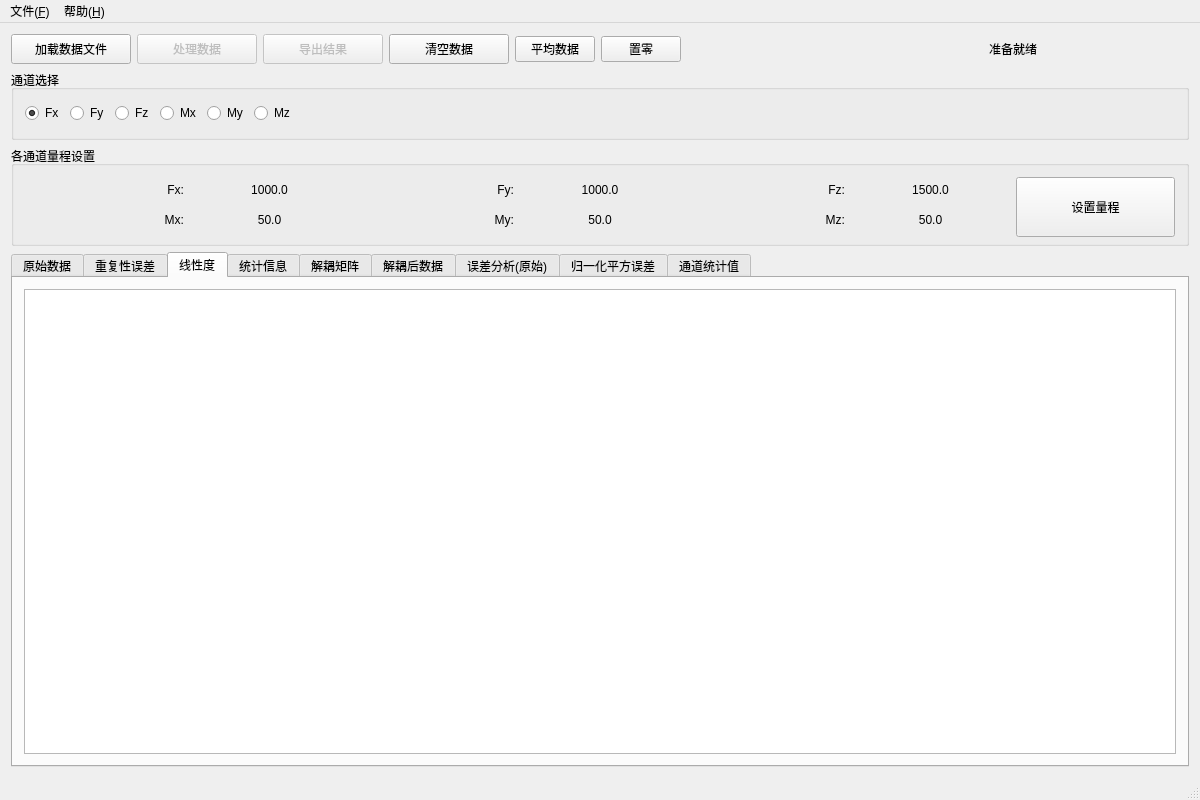
<?xml version="1.0" encoding="UTF-8"?>
<ui version="4.0">
 <class>Data_SolveClass</class>
 <widget class="QMainWindow" name="Data_SolveClass">
  <property name="geometry">
   <rect>
    <x>0</x>
    <y>0</y>
    <width>1200</width>
    <height>800</height>
   </rect>
  </property>
  <property name="windowTitle">
   <string>数据处理工具 - Data Processor</string>
  </property>
  <widget class="QWidget" name="centralWidget">
   <layout class="QVBoxLayout" name="verticalLayout_2">
    <item>
     <layout class="QHBoxLayout" name="horizontalLayout">
      <item>
       <widget class="QPushButton" name="btnLoadData">
        <property name="minimumSize">
         <size>
          <width>120</width>
          <height>30</height>
         </size>
        </property>
        <property name="text">
         <string>加载数据文件</string>
        </property>
       </widget>
      </item>
      <item>
       <widget class="QPushButton" name="btnProcessData">
        <property name="enabled">
         <bool>false</bool>
        </property>
        <property name="minimumSize">
         <size>
          <width>120</width>
          <height>30</height>
         </size>
        </property>
        <property name="text">
         <string>处理数据</string>
        </property>
       </widget>
      </item>
      <item>
       <widget class="QPushButton" name="btnExportData">
        <property name="enabled">
         <bool>false</bool>
        </property>
        <property name="minimumSize">
         <size>
          <width>120</width>
          <height>30</height>
         </size>
        </property>
        <property name="text">
         <string>导出结果</string>
        </property>
       </widget>
      </item>
      <item>
       <widget class="QPushButton" name="btnClearData">
        <property name="minimumSize">
         <size>
          <width>120</width>
          <height>30</height>
         </size>
        </property>
        <property name="text">
         <string>清空数据</string>
        </property>
       </widget>
      </item>
      <item>
       <widget class="QPushButton" name="btnAverageData">
        <property name="text">
         <string>平均数据</string>
        </property>
       </widget>
      </item>
      <item>
       <widget class="QPushButton" name="btnZeroCalibrate">
        <property name="text">
         <string>置零</string>
        </property>
       </widget>
      </item>
      <item>
       <spacer name="horizontalSpacer">
        <property name="orientation">
         <enum>Qt::Horizontal</enum>
        </property>
        <property name="sizeHint" stdset="0">
         <size>
          <width>40</width>
          <height>20</height>
         </size>
        </property>
       </spacer>
      </item>
      <item>
       <widget class="QLabel" name="lblStatus">
        <property name="minimumSize">
         <size>
          <width>200</width>
          <height>0</height>
         </size>
        </property>
        <property name="text">
         <string>准备就绪</string>
        </property>
       </widget>
      </item>
     </layout>
    </item>
    <item>
     <widget class="QGroupBox" name="groupBoxChannel">
      <property name="minimumSize">
       <size>
        <width>0</width>
        <height>70</height>
       </size>
      </property>
      <property name="title">
       <string>通道选择</string>
      </property>
      <layout class="QHBoxLayout" name="horizontalLayout_2">
       <item>
        <widget class="QRadioButton" name="radioFx">
         <property name="text">
          <string>Fx</string>
         </property>
         <property name="checked">
          <bool>true</bool>
         </property>
        </widget>
       </item>
       <item>
        <widget class="QRadioButton" name="radioFy">
         <property name="text">
          <string>Fy</string>
         </property>
        </widget>
       </item>
       <item>
        <widget class="QRadioButton" name="radioFz">
         <property name="text">
          <string>Fz</string>
         </property>
        </widget>
       </item>
       <item>
        <widget class="QRadioButton" name="radioMx">
         <property name="text">
          <string>Mx</string>
         </property>
        </widget>
       </item>
       <item>
        <widget class="QRadioButton" name="radioMy">
         <property name="text">
          <string>My</string>
         </property>
        </widget>
       </item>
       <item>
        <widget class="QRadioButton" name="radioMz">
         <property name="text">
          <string>Mz</string>
         </property>
        </widget>
       </item>
       <item>
        <spacer name="horizontalSpacer_2">
         <property name="orientation">
          <enum>Qt::Horizontal</enum>
         </property>
         <property name="sizeHint" stdset="0">
          <size>
           <width>40</width>
           <height>20</height>
          </size>
         </property>
        </spacer>
       </item>
      </layout>
     </widget>
    </item>
    <item>
     <widget class="QGroupBox" name="groupBoxRange">
      <property name="minimumSize">
       <size>
        <width>0</width>
        <height>100</height>
       </size>
      </property>
      <property name="title">
       <string>各通道量程设置</string>
      </property>
      <layout class="QGridLayout" name="gridLayout">
       <item row="0" column="0">
        <widget class="QLabel" name="labelFx">
         <property name="text">
          <string>Fx:</string>
         </property>
         <property name="alignment">
          <set>Qt::AlignRight|Qt::AlignTrailing|Qt::AlignVCenter</set>
         </property>
        </widget>
       </item>
       <item row="0" column="1">
        <widget class="QLabel" name="displayRangeFx">
         <property name="styleSheet">
          <string notr="true">&lt;property name=&quot;styleSheet&quot;&gt;
  &lt;string&gt;
    QLabel {
        background: qlineargradient(x1:0, y1:0, x2:0, y2:1, stop:0 #34495e, stop:1 #2c3e50);  /* 背景渐变色 */
        color: #00d2ff;  /* 文本颜色 */
        font-family: Consolas, Courier New, monospace;  /* 字体 */
        font-size: 18px;  /* 字体大小 */
        font-weight: bold;  /* 字体加粗 */
        border: 2px solid #16a085;  /* 边框颜色 */
        border-radius: 10px;  /* 圆角边框 */
        padding: 12px;  /* 内边距 */
        min-width: 120px;  /* 最小宽度 */
        min-height: 50px;  /* 最小高度 */
        text-align: center;  /* 文本水平居中 */
        vertical-align: middle;  /* 垂直居中 */
        box-shadow: 2px 2px 6px rgba(0, 0, 0, 0.3);  /* 增加阴影效果 */
    }
    
    QLabel:hover {
        background: qlineargradient(x1:0, y1:0, x2:0, y2:1, stop:0 #1abc9c, stop:1 #16a085);  /* 悬浮时背景渐变 */
        border-color: #1abc9c;  /* 悬浮时边框颜色 */
    }
  &lt;/string&gt;
&lt;/property&gt;
</string>
         </property>
         <property name="text">
          <string>1000.0</string>
         </property>
         <property name="alignment">
          <set>Qt::AlignCenter</set>
         </property>
        </widget>
       </item>
       <item row="0" column="2">
        <widget class="QLabel" name="labelFy">
         <property name="text">
          <string>Fy:</string>
         </property>
         <property name="alignment">
          <set>Qt::AlignRight|Qt::AlignTrailing|Qt::AlignVCenter</set>
         </property>
        </widget>
       </item>
       <item row="0" column="3">
        <widget class="QLabel" name="displayRangeFy">
         <property name="styleSheet">
          <string notr="true">&lt;property name=&quot;styleSheet&quot;&gt;
  &lt;string&gt;
    QLabel {
        background: qlineargradient(x1:0, y1:0, x2:0, y2:1, stop:0 #34495e, stop:1 #2c3e50);  /* 背景渐变色 */
        color: #00d2ff;  /* 文本颜色 */
        font-family: Consolas, Courier New, monospace;  /* 字体 */
        font-size: 18px;  /* 字体大小 */
        font-weight: bold;  /* 字体加粗 */
        border: 2px solid #16a085;  /* 边框颜色 */
        border-radius: 10px;  /* 圆角边框 */
        padding: 12px;  /* 内边距 */
        min-width: 120px;  /* 最小宽度 */
        min-height: 50px;  /* 最小高度 */
        text-align: center;  /* 文本水平居中 */
        vertical-align: middle;  /* 垂直居中 */
        box-shadow: 2px 2px 6px rgba(0, 0, 0, 0.3);  /* 增加阴影效果 */
    }
    
    QLabel:hover {
        background: qlineargradient(x1:0, y1:0, x2:0, y2:1, stop:0 #1abc9c, stop:1 #16a085);  /* 悬浮时背景渐变 */
        border-color: #1abc9c;  /* 悬浮时边框颜色 */
    }
  &lt;/string&gt;
&lt;/property&gt;
</string>
         </property>
         <property name="text">
          <string>1000.0</string>
         </property>
         <property name="alignment">
          <set>Qt::AlignCenter</set>
         </property>
        </widget>
       </item>
       <item row="0" column="4">
        <widget class="QLabel" name="labelFz">
         <property name="text">
          <string>Fz:</string>
         </property>
         <property name="alignment">
          <set>Qt::AlignRight|Qt::AlignTrailing|Qt::AlignVCenter</set>
         </property>
        </widget>
       </item>
       <item row="0" column="5">
        <widget class="QLabel" name="displayRangeFz">
         <property name="styleSheet">
          <string notr="true">&lt;property name=&quot;styleSheet&quot;&gt;
  &lt;string&gt;
    QLabel {
        background: qlineargradient(x1:0, y1:0, x2:0, y2:1, stop:0 #34495e, stop:1 #2c3e50);  /* 背景渐变色 */
        color: #00d2ff;  /* 文本颜色 */
        font-family: Consolas, Courier New, monospace;  /* 字体 */
        font-size: 18px;  /* 字体大小 */
        font-weight: bold;  /* 字体加粗 */
        border: 2px solid #16a085;  /* 边框颜色 */
        border-radius: 10px;  /* 圆角边框 */
        padding: 12px;  /* 内边距 */
        min-width: 120px;  /* 最小宽度 */
        min-height: 50px;  /* 最小高度 */
        text-align: center;  /* 文本水平居中 */
        vertical-align: middle;  /* 垂直居中 */
        box-shadow: 2px 2px 6px rgba(0, 0, 0, 0.3);  /* 增加阴影效果 */
    }
    
    QLabel:hover {
        background: qlineargradient(x1:0, y1:0, x2:0, y2:1, stop:0 #1abc9c, stop:1 #16a085);  /* 悬浮时背景渐变 */
        border-color: #1abc9c;  /* 悬浮时边框颜色 */
    }
  &lt;/string&gt;
&lt;/property&gt;
</string>
         </property>
         <property name="text">
          <string>1500.0</string>
         </property>
         <property name="alignment">
          <set>Qt::AlignCenter</set>
         </property>
        </widget>
       </item>
       <item row="1" column="0">
        <widget class="QLabel" name="labelMx">
         <property name="text">
          <string>Mx:</string>
         </property>
         <property name="alignment">
          <set>Qt::AlignRight|Qt::AlignTrailing|Qt::AlignVCenter</set>
         </property>
        </widget>
       </item>
       <item row="1" column="1">
        <widget class="QLabel" name="displayRangeMx">
         <property name="styleSheet">
          <string notr="true">&lt;property name=&quot;styleSheet&quot;&gt;
  &lt;string&gt;
    QLabel {
        background: qlineargradient(x1:0, y1:0, x2:0, y2:1, stop:0 #34495e, stop:1 #2c3e50);  /* 背景渐变色 */
        color: #00d2ff;  /* 文本颜色 */
        font-family: Consolas, Courier New, monospace;  /* 字体 */
        font-size: 18px;  /* 字体大小 */
        font-weight: bold;  /* 字体加粗 */
        border: 2px solid #16a085;  /* 边框颜色 */
        border-radius: 10px;  /* 圆角边框 */
        padding: 12px;  /* 内边距 */
        min-width: 120px;  /* 最小宽度 */
        min-height: 50px;  /* 最小高度 */
        text-align: center;  /* 文本水平居中 */
        vertical-align: middle;  /* 垂直居中 */
        box-shadow: 2px 2px 6px rgba(0, 0, 0, 0.3);  /* 增加阴影效果 */
    }
    
    QLabel:hover {
        background: qlineargradient(x1:0, y1:0, x2:0, y2:1, stop:0 #1abc9c, stop:1 #16a085);  /* 悬浮时背景渐变 */
        border-color: #1abc9c;  /* 悬浮时边框颜色 */
    }
  &lt;/string&gt;
&lt;/property&gt;
</string>
         </property>
         <property name="text">
          <string>50.0</string>
         </property>
         <property name="alignment">
          <set>Qt::AlignCenter</set>
         </property>
        </widget>
       </item>
       <item row="1" column="2">
        <widget class="QLabel" name="labelMy">
         <property name="text">
          <string>My:</string>
         </property>
         <property name="alignment">
          <set>Qt::AlignRight|Qt::AlignTrailing|Qt::AlignVCenter</set>
         </property>
        </widget>
       </item>
       <item row="1" column="3">
        <widget class="QLabel" name="displayRangeMy">
         <property name="styleSheet">
          <string notr="true">&lt;property name=&quot;styleSheet&quot;&gt;
  &lt;string&gt;
    QLabel {
        background: qlineargradient(x1:0, y1:0, x2:0, y2:1, stop:0 #34495e, stop:1 #2c3e50);  /* 背景渐变色 */
        color: #00d2ff;  /* 文本颜色 */
        font-family: Consolas, Courier New, monospace;  /* 字体 */
        font-size: 18px;  /* 字体大小 */
        font-weight: bold;  /* 字体加粗 */
        border: 2px solid #16a085;  /* 边框颜色 */
        border-radius: 10px;  /* 圆角边框 */
        padding: 12px;  /* 内边距 */
        min-width: 120px;  /* 最小宽度 */
        min-height: 50px;  /* 最小高度 */
        text-align: center;  /* 文本水平居中 */
        vertical-align: middle;  /* 垂直居中 */
        box-shadow: 2px 2px 6px rgba(0, 0, 0, 0.3);  /* 增加阴影效果 */
    }
    
    QLabel:hover {
        background: qlineargradient(x1:0, y1:0, x2:0, y2:1, stop:0 #1abc9c, stop:1 #16a085);  /* 悬浮时背景渐变 */
        border-color: #1abc9c;  /* 悬浮时边框颜色 */
    }
  &lt;/string&gt;
&lt;/property&gt;
</string>
         </property>
         <property name="text">
          <string>50.0</string>
         </property>
         <property name="alignment">
          <set>Qt::AlignCenter</set>
         </property>
        </widget>
       </item>
       <item row="1" column="4">
        <widget class="QLabel" name="labelMz">
         <property name="text">
          <string>Mz:</string>
         </property>
         <property name="alignment">
          <set>Qt::AlignRight|Qt::AlignTrailing|Qt::AlignVCenter</set>
         </property>
        </widget>
       </item>
       <item row="1" column="5">
        <widget class="QLabel" name="displayRangeMz">
         <property name="styleSheet">
          <string notr="true">&lt;property name=&quot;styleSheet&quot;&gt;
  &lt;string&gt;
    QLabel {
        background: qlineargradient(x1:0, y1:0, x2:0, y2:1, stop:0 #34495e, stop:1 #2c3e50);  /* 背景渐变色 */
        color: #00d2ff;  /* 文本颜色 */
        font-family: Consolas, Courier New, monospace;  /* 字体 */
        font-size: 18px;  /* 字体大小 */
        font-weight: bold;  /* 字体加粗 */
        border: 2px solid #16a085;  /* 边框颜色 */
        border-radius: 10px;  /* 圆角边框 */
        padding: 12px;  /* 内边距 */
        min-width: 120px;  /* 最小宽度 */
        min-height: 50px;  /* 最小高度 */
        text-align: center;  /* 文本水平居中 */
        vertical-align: middle;  /* 垂直居中 */
        box-shadow: 2px 2px 6px rgba(0, 0, 0, 0.3);  /* 增加阴影效果 */
    }
    
    QLabel:hover {
        background: qlineargradient(x1:0, y1:0, x2:0, y2:1, stop:0 #1abc9c, stop:1 #16a085);  /* 悬浮时背景渐变 */
        border-color: #1abc9c;  /* 悬浮时边框颜色 */
    }
  &lt;/string&gt;
&lt;/property&gt;
</string>
         </property>
         <property name="text">
          <string>50.0</string>
         </property>
         <property name="alignment">
          <set>Qt::AlignCenter</set>
         </property>
        </widget>
       </item>
       <item row="0" column="6" rowspan="2">
        <widget class="QPushButton" name="btnSetRange">
         <property name="minimumSize">
          <size>
           <width>100</width>
           <height>60</height>
          </size>
         </property>
         <property name="text">
          <string>设置量程</string>
         </property>
        </widget>
       </item>
      </layout>
     </widget>
    </item>
    <item>
     <widget class="QTabWidget" name="tabWidget">
      <property name="currentIndex">
       <number>2</number>
      </property>
      <widget class="QWidget" name="tabOriginalData">
       <attribute name="title">
        <string>原始数据</string>
       </attribute>
       <layout class="QVBoxLayout" name="verticalLayout">
        <item>
         <widget class="QTableWidget" name="tableOriginalData">
          <property name="alternatingRowColors">
           <bool>true</bool>
          </property>
          <property name="selectionBehavior">
           <enum>QAbstractItemView::SelectRows</enum>
          </property>
          <property name="gridStyle">
           <enum>Qt::SolidLine</enum>
          </property>
         </widget>
        </item>
       </layout>
      </widget>
      <widget class="QWidget" name="tabProcessedData">
       <attribute name="title">
        <string>重复性误差</string>
       </attribute>
       <layout class="QVBoxLayout" name="verticalLayout_3">
        <item>
         <widget class="QTableWidget" name="tableProcessedData">
          <property name="alternatingRowColors">
           <bool>true</bool>
          </property>
          <property name="selectionBehavior">
           <enum>QAbstractItemView::SelectRows</enum>
          </property>
          <property name="gridStyle">
           <enum>Qt::SolidLine</enum>
          </property>
         </widget>
        </item>
       </layout>
      </widget>
      <widget class="QWidget" name="tabLinearityData">
       <attribute name="title">
        <string>线性度</string>
       </attribute>
       <layout class="QVBoxLayout" name="verticalLayout_5">
        <item>
         <widget class="QTableWidget" name="tableLinearityData">
          <property name="alternatingRowColors">
           <bool>true</bool>
          </property>
          <property name="selectionBehavior">
           <enum>QAbstractItemView::SelectRows</enum>
          </property>
          <property name="gridStyle">
           <enum>Qt::SolidLine</enum>
          </property>
         </widget>
        </item>
       </layout>
      </widget>
      <widget class="QWidget" name="tabStatistics">
       <attribute name="title">
        <string>统计信息</string>
       </attribute>
       <layout class="QVBoxLayout" name="verticalLayout_4">
        <item>
         <widget class="QTextEdit" name="textStatistics">
          <property name="readOnly">
           <bool>true</bool>
          </property>
         </widget>
        </item>
       </layout>
      </widget>
      <widget class="QWidget" name="tabDecouplingMatrix">
       <attribute name="title">
        <string>解耦矩阵</string>
       </attribute>
       <layout class="QVBoxLayout" name="verticalLayout_6">
        <item>
         <widget class="QLabel" name="labelFirstMatrix">
          <property name="font">
           <font>
            <pointsize>10</pointsize>
            <weight>75</weight>
            <bold>true</bold>
           </font>
          </property>
          <property name="text">
           <string>第一矩阵 (解耦矩阵)</string>
          </property>
         </widget>
        </item>
        <item>
         <widget class="QTableWidget" name="tableDecouplingMatrix">
          <property name="alternatingRowColors">
           <bool>true</bool>
          </property>
          <property name="selectionBehavior">
           <enum>QAbstractItemView::SelectRows</enum>
          </property>
          <property name="gridStyle">
           <enum>Qt::SolidLine</enum>
          </property>
          <property name="rowCount">
           <number>6</number>
          </property>
          <property name="columnCount">
           <number>6</number>
          </property>
          <row/>
          <row/>
          <row/>
          <row/>
          <row/>
          <row/>
          <column/>
          <column/>
          <column/>
          <column/>
          <column/>
          <column/>
         </widget>
        </item>
        <item>
         <widget class="QLabel" name="labelSecondMatrix">
          <property name="font">
           <font>
            <pointsize>10</pointsize>
            <weight>75</weight>
            <bold>true</bold>
           </font>
          </property>
          <property name="text">
           <string>第二矩阵</string>
          </property>
         </widget>
        </item>
        <item>
         <widget class="QTableWidget" name="tableSecondMatrix">
          <property name="alternatingRowColors">
           <bool>true</bool>
          </property>
          <property name="selectionBehavior">
           <enum>QAbstractItemView::SelectRows</enum>
          </property>
          <property name="gridStyle">
           <enum>Qt::SolidLine</enum>
          </property>
          <property name="rowCount">
           <number>6</number>
          </property>
          <property name="columnCount">
           <number>6</number>
          </property>
          <row/>
          <row/>
          <row/>
          <row/>
          <row/>
          <row/>
          <column/>
          <column/>
          <column/>
          <column/>
          <column/>
          <column/>
         </widget>
        </item>
        <item>
         <widget class="QLabel" name="labelThirdMatrix">
          <property name="font">
           <font>
            <pointsize>10</pointsize>
            <weight>75</weight>
            <bold>true</bold>
           </font>
          </property>
          <property name="text">
           <string>第三矩阵</string>
          </property>
         </widget>
        </item>
        <item>
         <widget class="QTableWidget" name="tableThirdMatrix">
          <property name="alternatingRowColors">
           <bool>true</bool>
          </property>
          <property name="selectionBehavior">
           <enum>QAbstractItemView::SelectRows</enum>
          </property>
          <property name="gridStyle">
           <enum>Qt::SolidLine</enum>
          </property>
          <property name="rowCount">
           <number>6</number>
          </property>
          <property name="columnCount">
           <number>6</number>
          </property>
          <row/>
          <row/>
          <row/>
          <row/>
          <row/>
          <row/>
          <column/>
          <column/>
          <column/>
          <column/>
          <column/>
          <column/>
         </widget>
        </item>
       </layout>
      </widget>
      <widget class="QWidget" name="tabDecoupledData">
       <attribute name="title">
        <string>解耦后数据</string>
       </attribute>
       <layout class="QVBoxLayout" name="verticalLayout_7">
        <item>
         <widget class="QTableWidget" name="tableDecoupledData">
          <property name="alternatingRowColors">
           <bool>true</bool>
          </property>
          <property name="selectionBehavior">
           <enum>QAbstractItemView::SelectRows</enum>
          </property>
          <property name="gridStyle">
           <enum>Qt::SolidLine</enum>
          </property>
         </widget>
        </item>
       </layout>
      </widget>
      <widget class="QWidget" name="tabErrorAnalysis">
       <attribute name="title">
        <string>误差分析(原始)</string>
       </attribute>
       <layout class="QVBoxLayout" name="verticalLayout_8">
        <item>
         <widget class="QTableWidget" name="tableErrorAnalysis">
          <property name="alternatingRowColors">
           <bool>true</bool>
          </property>
          <property name="selectionBehavior">
           <enum>QAbstractItemView::SelectRows</enum>
          </property>
          <property name="gridStyle">
           <enum>Qt::SolidLine</enum>
          </property>
         </widget>
        </item>
       </layout>
      </widget>
      <widget class="QWidget" name="tabNormalizedError">
       <attribute name="title">
        <string>归一化平方误差</string>
       </attribute>
       <layout class="QVBoxLayout" name="verticalLayout_9">
        <item>
         <widget class="QTableWidget" name="tableNormalizedError">
          <property name="alternatingRowColors">
           <bool>true</bool>
          </property>
          <property name="selectionBehavior">
           <enum>QAbstractItemView::SelectRows</enum>
          </property>
          <property name="gridStyle">
           <enum>Qt::SolidLine</enum>
          </property>
         </widget>
        </item>
       </layout>
      </widget>
      <widget class="QWidget" name="tabChannelStatistics">
       <attribute name="title">
        <string>通道统计值</string>
       </attribute>
       <layout class="QVBoxLayout" name="verticalLayout_10">
        <item>
         <widget class="QTableWidget" name="tableChannelStatistics">
          <property name="alternatingRowColors">
           <bool>true</bool>
          </property>
          <property name="selectionBehavior">
           <enum>QAbstractItemView::SelectRows</enum>
          </property>
          <property name="gridStyle">
           <enum>Qt::SolidLine</enum>
          </property>
         </widget>
        </item>
       </layout>
      </widget>
     </widget>
    </item>
   </layout>
  </widget>
  <widget class="QMenuBar" name="menuBar">
   <property name="geometry">
    <rect>
     <x>0</x>
     <y>0</y>
     <width>1200</width>
     <height>26</height>
    </rect>
   </property>
   <widget class="QMenu" name="menuFile">
    <property name="title">
     <string>文件(&amp;F)</string>
    </property>
    <addaction name="actionOpen"/>
    <addaction name="actionSave"/>
    <addaction name="separator"/>
    <addaction name="actionExit"/>
   </widget>
   <widget class="QMenu" name="menuHelp">
    <property name="title">
     <string>帮助(&amp;H)</string>
    </property>
    <addaction name="actionAbout"/>
   </widget>
   <addaction name="menuFile"/>
   <addaction name="menuHelp"/>
  </widget>
  <widget class="QStatusBar" name="statusBar"/>
  <action name="actionOpen">
   <property name="text">
    <string>打开(&amp;O)</string>
   </property>
   <property name="shortcut">
    <string>Ctrl+O</string>
   </property>
  </action>
  <action name="actionSave">
   <property name="text">
    <string>保存(&amp;S)</string>
   </property>
   <property name="shortcut">
    <string>Ctrl+S</string>
   </property>
  </action>
  <action name="actionExit">
   <property name="text">
    <string>退出(&amp;X)</string>
   </property>
  </action>
  <action name="actionAbout">
   <property name="text">
    <string>关于(&amp;A)</string>
   </property>
  </action>
 </widget>
 <layoutdefault spacing="6" margin="11"/>
 <resources/>
 <connections/>
</ui>
